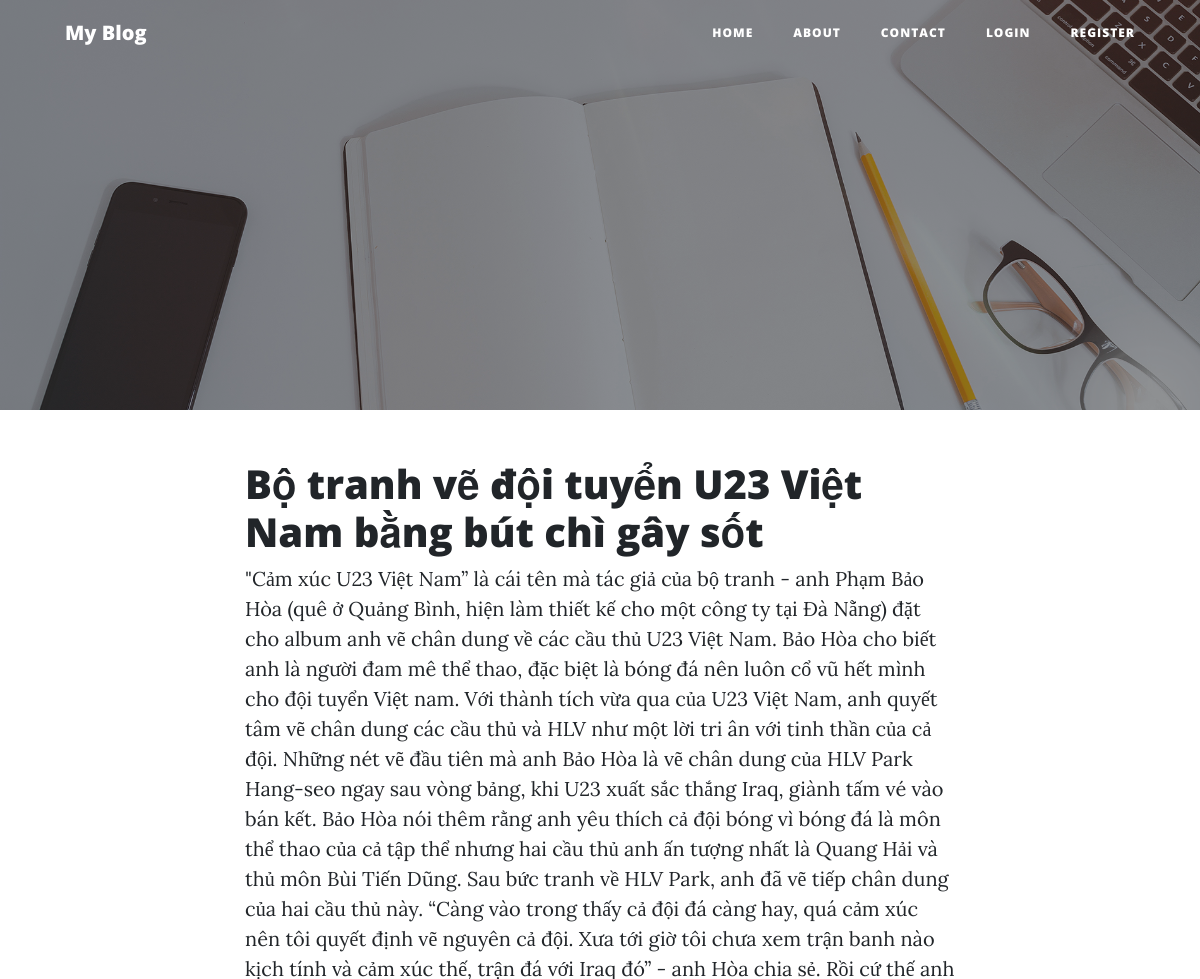
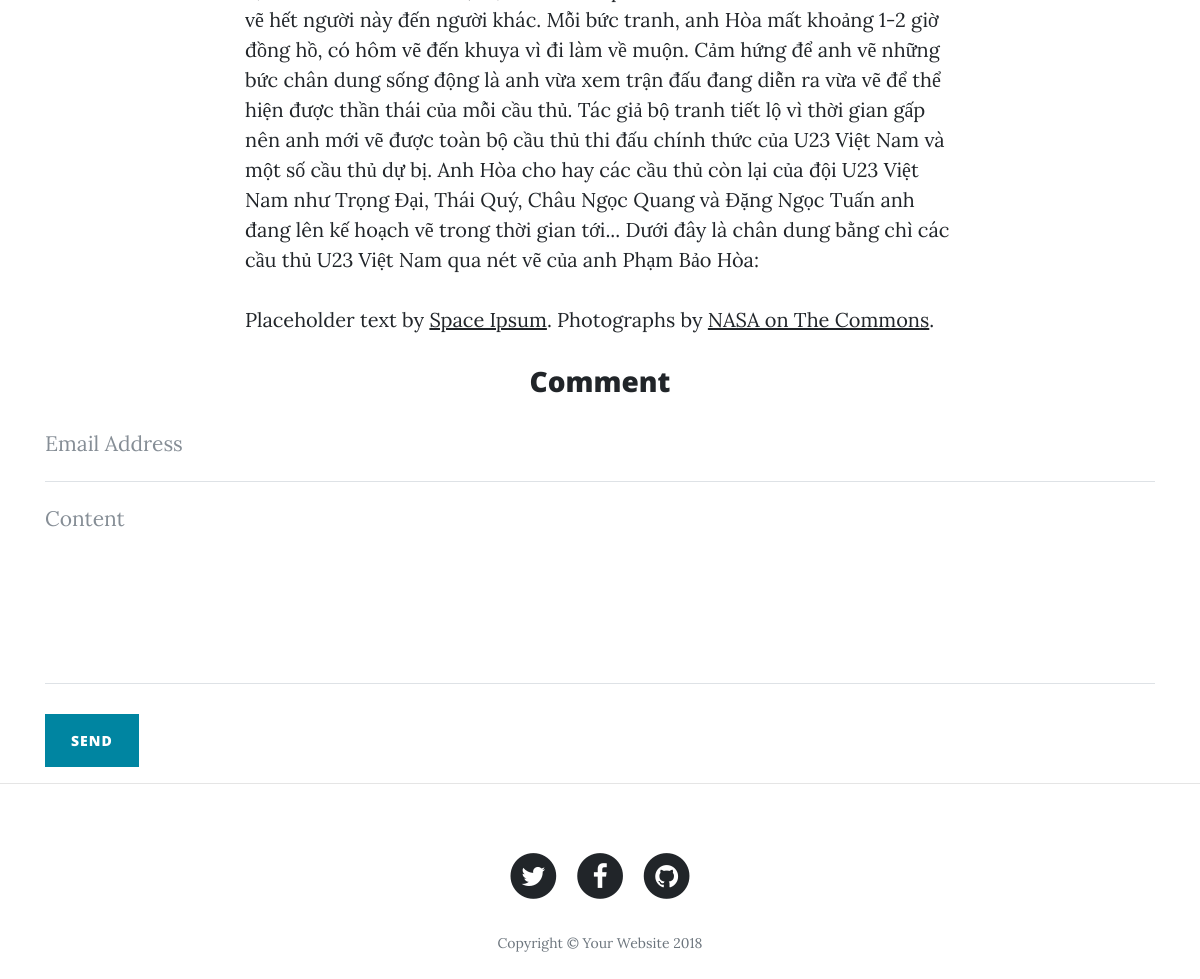
The app's page /?c=posts&m=view&key=46 with its own data (2 pictures, top to bottom).
### tables this page shows
CREATE TABLE `post` (
  `post_id` int(11) NOT NULL,
  `title` varchar(500) DEFAULT NULL,
  `description` text,
  `content` longtext,
  `datetime` timestamp NULL DEFAULT CURRENT_TIMESTAMP,
  `status` int(11) DEFAULT '1',
  `user_id` int(11) DEFAULT NULL,
  `category_id` int(11) DEFAULT NULL,
  `images` varchar(100) DEFAULT NULL
);

### includes/common.php (called while the page is built, shortened)
<?php
require ROOT . '/includes/db.php';
function render($file, $data) {
    extract($data);
    include ROOT . DS . 'views' . DS . $file;
}

### controllers/posts.php (called while the page is built, shortened)
<?php
function posts_view() {
    $data = array();
    $id_post=$_GET['key'];
    $data['post'] = model('posts')->getPostById($id_post);
    $data['cmt'] = model('comment')->getCmtById($id_post);
    $data['category'] = model('category')->getAllByCategoryId();
    $data['template_file'] = 'posts/posts_view.php';
    render('layout.php', $data);
}

### index.php (called while the page is built, shortened)
<?php
require ROOT . DS . 'includes' . DS . 'common.php';
$controller = empty($_GET['c']) ? 'index' : strtolower($_GET['c']);
$method = empty($_GET['m']) ? 'index' : strtolower($_GET['m']);
$c_file = ROOT . DS . 'controllers' . DS . $controller . '.php';
$m_func = $controller . '_' . $method;
if (is_readable($c_file)) {
    call_user_func($m_func);
} else {
    die("Page not found !");
}

### includes/db.php (called while the page is built, shortened)
<?php
class DB
{
    protected $host;
    protected $user;
    protected $password;
    protected $db_name;
    protected $con;
    public function __construct()
    {
        $this->host = 'localhost';
        $this->user = 'root';
        $this->password = '';
        $this->db_name = 'test';
    }
    public function connect()
    {
        $this->con = mysqli_connect($this->host, $this->user, $this->password, $this->db_name) or die('Can not connect database !');
        mysqli_select_db($this->con, $this->db_name);
        mysqli_set_charset($this->con, 'utf8');
    }
    public function db_get_all($sql)
    {
        $result = mysqli_query($this->con, $sql);
        $data = array();
        if ($result) {
            while ($row = mysqli_fetch_assoc($result)) {
                $data[] = $row;
            }
        }
        return $data;
    }
}

### models/posts.php (called while the page is built, shortened)
<?php
class Posts extends Model
{
    public $table = 'post';
    public function getPostById($id)
    {
        $id_post = $id;
        $sql = "SELECT * FROM `{$this->table}` WHERE `post_id` = $id_post";
        return $this->db_get_all($sql);
    }
}

### views/posts/posts_view.php (the view, shortened to what this page needs)
<article>
	<div class="container">
		<div class="row">
			<div class="col-lg-8 col-md-10 mx-auto">
			<?php foreach ($post as $p) { ?>
				<h1><?php echo $p['title']; ?> </h1>
				<?php echo $p['content'];
			}
			?>
				<p>Placeholder text by
					<a href="http://spaceipsum.com/">Space Ipsum</a>. Photographs by
					<a href="https://www.flickr.com/photos/nasacommons/">NASA on The Commons</a>.</p>
			</div>
		</div>
	</div>
	<h3 class="text-center">Comment</h3>
	<form action="" method="post">
	<div class="control-group">
		<div class="form-group floating-label-form-group controls">
			<input type="email" class="form-control" placeholder="Email Address" name="email" required data-validation-required-message="Please enter your email address.">
		</div>
	</div>
	<div class="control-group">
		<div class="form-group floating-label-form-group controls">
			<textarea rows="5" class="form-control" placeholder="Content" name="content" required data-validation-required-message="Please enter a message."></textarea>
		</div>
	</div>
	<br>
	<div class="form-group">
		<button type="submit" class="btn btn-primary" id="sendMessageButton">Send</button>
	</div>
</form>
</article>

### records on screen
post: title "Bộ tranh vẽ đội tuyển U23 Việt Nam bằng bút chì gây sốt", content "\"Cảm xúc U23 Việt Nam” là cái tên mà tác giả của bộ tranh - anh Phạm Bảo Hòa (quê ở Quảng Bình, hiện làm thiết kế cho một công ty tại Đà Nẵng) đặt cho album anh vẽ chân dung về các cầu thủ U23 Việt Nam. Bảo Hòa cho biết anh là người đam mê thể thao, đặc biệt là bóng đá nên luôn cổ vũ hết mình cho đội tuyển Việt nam. Với thành tích vừa qua của U23 Việt Nam, anh quyết tâm vẽ chân dung các cầu thủ và HLV như một lời tri ân với tinh thần của cả đội. Những nét vẽ đầu tiên mà anh Bảo Hòa là vẽ chân dung của HLV Park Hang-seo ngay sau vòng bảng, khi U23 xuất sắc thắng Iraq, giành tấm vé vào bán kết. Bảo Hòa nói thêm rằng anh yêu thích cả đội bóng vì bóng đá là môn thể thao của cả tập thể nhưng hai…"
